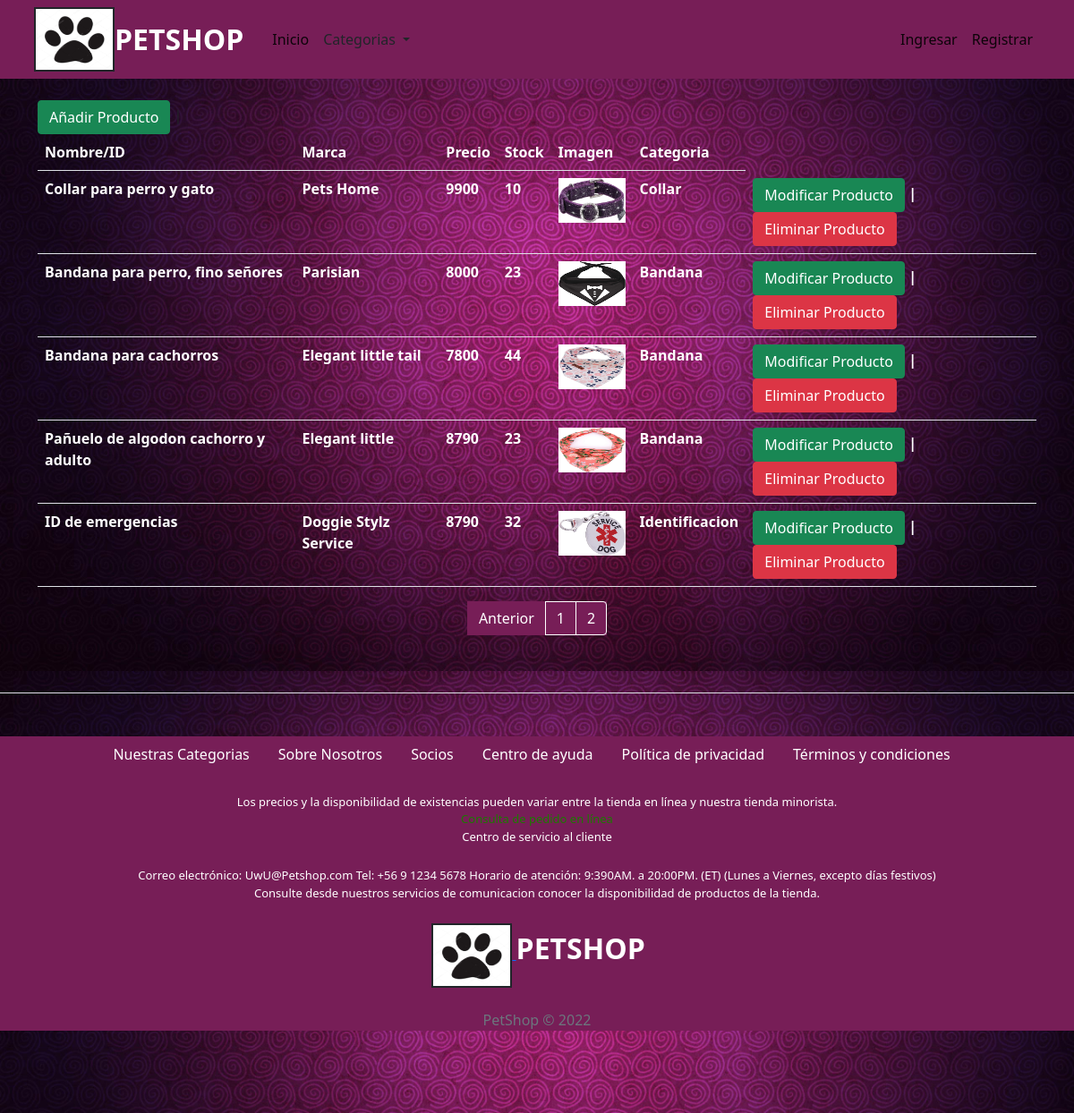
The app's page /Listar/?page=2 with its own data.
### core/models.py (models this page shows, shortened)
class Producto(models.Model):
    nombre_producto=models.CharField(max_length=50, primary_key=True, verbose_name='Nombre del Producto')
    descripcion_producto=models.TextField(max_length=200, verbose_name='Descripcion del Producto')
    marca_producto=models.CharField(max_length=50, null=True ,verbose_name='Marca del Producto')
    precio_producto= models.IntegerField(verbose_name='Precio del Producto')
    stock_producto= models.IntegerField( verbose_name='Stock del Producto')
    imagen_producto=models.ImageField(upload_to='images/')
    categoria=models.ForeignKey(Categoria, on_delete=models.CASCADE)

class Categoria(models.Model):
    id_categoria=models.IntegerField(primary_key=True, verbose_name='Id de categoria')
    nombre_categoria=models.CharField(max_length=50, verbose_name='Nombre de la Categoria')
    def __str__(self):
        return self.nombre_categoria

### core/views.py (the view)
# urls.py: path('Listar/',listarproductos,name="listarproductos"),
def listarproductos(request):
    productos = Producto.objects.all()
    page=request.GET.get('page',1)
    try:
        paginator = Paginator(productos, 5)
        productos= paginator.page(page)
    except:
        raise Http404
    datosproducto = {
        'entity': productos ,
        'paginator': paginator
    }
    return render(request, 'core/lista_productos.html',datosproducto)

### core/context_processors.py (called while the page is built)
def extras(request):
	lista_categorias = Categoria.objects.all().order_by('nombre_categoria')
	return {'categorias':lista_categorias}

def importe_total_carro(request):
	total=0
	if request.user.is_authenticated:
		if "carro" in request.session:
			for key, value in request.session["carro"].items():
				total= total + int(value["precio"])
	return {"importe_total_carro":total}

### core/templates/core/lista_productos.html (shortened to what this page needs)
{% extends 'core/base.html' %}
  {% block contenido %}
{% load humanize %}
<div class="container">
  <div class="row">
    <div class="col-xl-12 col-md-6 col-2">
      <br>
      <a href="{% url 'core:registroproductos' %}" class="btn btn-success">Añadir Producto</a> |
    </div>
  </div>
  <div class="col-xl-12 col-md-6 col-12">
<table class="table table-striped table-hover table-responsive-sm">
<tr>
  <th style="color: white;">Nombre/ID </th>
  <th style="color: white;">Marca </th>
  <th style="color: white;">Precio </th>
  <th style="color: white;">Stock</th>
  <th style="color: white;">Imagen</th>
  <th style="color: white;">Categoria</th>
</tr>
  {% for ve in entity %}
  <tr>
    <th style="color: white;">{{ve.nombre_producto}}</th>
    <th style="color: white;">{{ve.marca_producto}}</th>
    <th style="color: white;">{{ve.precio_producto}}</th>
    <th style="color: white;">{{ve.stock_producto}}</th>
    <th style="color: white;">{% if ve.imagen_producto %}
             <img src="{{ ve.imagen_producto.url }}" width="75" height="50">
              {% endif %}</th>
     <th style="color: white;">{{ve.categoria}}</th>
  <th style="color: white;">
    <a href="{% url 'core:modificarproductos' ve.nombre_producto %}" class="btn btn-success">Modificar Producto</a> |
     <a href="{% url 'core:eliminarproductos' ve.nombre_producto %}"  class="btn btn-danger ">Eliminar Producto</a>
        </th>
      </tr>
       {% endfor %}
</table>
</div>
 </div>
<div>
  {% include 'core/paginator.html' %}
</div>
{% endblock %}

### core/static/core/css/index.css (style rules this page uses)
body { background: url('../img/espiro_pink.jpg') repeat; background-size: 100%; }

### records on screen
Producto: nombre_producto "Collar para perro y gato", marca_producto "Pets Home", precio_producto "9900", stock_producto "10", imagen_producto (picture), categoria "Collar"
Producto: nombre_producto "Bandana para perro, fino señores", marca_producto "Parisian", precio_producto "8000", stock_producto "23", imagen_producto (picture), categoria "Bandana"
Producto: nombre_producto "Bandana para cachorros", marca_producto "Elegant little tail", precio_producto "7800", stock_producto "44", imagen_producto (picture), categoria "Bandana"
Producto: nombre_producto "Pañuelo de algodon cachorro y adulto", marca_producto "Elegant little", precio_producto "8790", stock_producto "23", imagen_producto (picture), categoria "Bandana"
Producto: nombre_producto "ID de emergencias", marca_producto "Doggie Stylz Service", precio_producto "8790", stock_producto "32", imagen_producto (picture), categoria "Identificacion"

### other values on screen
{{ page }} "1" "2"
